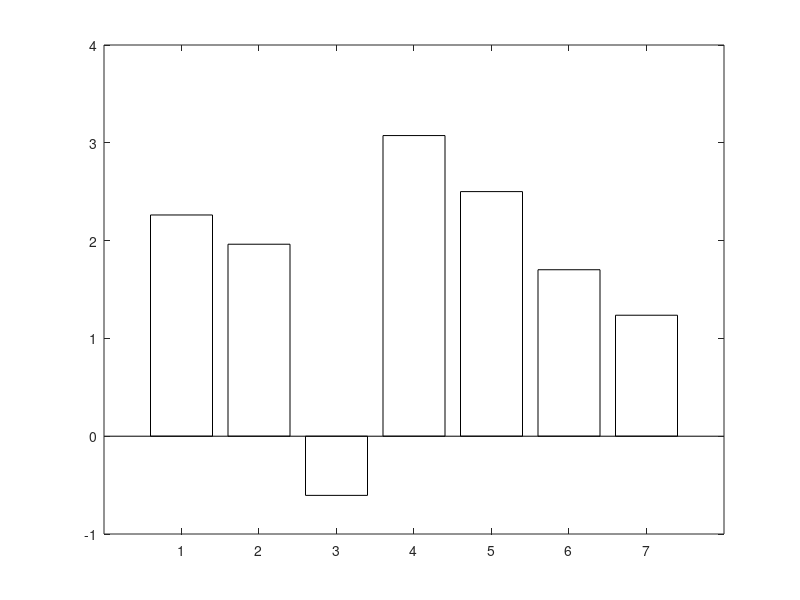

This chart was generated by the following MATLAB code: (Note: this script raises an error after producing the figure.)
%% Plot ROI Analysis Results as Bar Chart
% No Statistics Toolbox required

addpath('/Users/yuhiaoki/spm');

%% ROI data from analysis
roi_names = {'vmPFC', 'OFC medial', 'OFC lateral', 'Striatum L', 'Striatum R', 'Insula', 'Amygdala'};
mean_t = [2.262, 1.963, -0.605, 3.074, 2.501, 1.702, 1.237];

%% Create bar plot
figure('Position', [100, 100, 800, 500], 'Color', 'white');

% Create bars with colors based on value
colors = zeros(length(mean_t), 3);
for i = 1:length(mean_t)
    if mean_t(i) > 2
        colors(i,:) = [0.8, 0.2, 0.2];  % Red for high positive
    elseif mean_t(i) > 1
        colors(i,:) = [1, 0.6, 0.4];    % Orange for moderate positive
    elseif mean_t(i) > 0
        colors(i,:) = [1, 0.8, 0.6];    % Light orange for low positive
    else
        colors(i,:) = [0.4, 0.6, 0.8];  % Blue for negative
    end
end

b = bar(mean_t, 'FaceColor', 'flat');
b.CData = colors;

% Add reference lines
hold on;
yline(0, 'k-', 'LineWidth', 1);
yline(1.699, 'r--', 'LineWidth', 1, 'Label', 'p<0.05 (T=1.70, df=29)');  % T threshold for p<0.05, df=29

% Labels
set(gca, 'XTickLabel', roi_names, 'XTickLabelRotation', 45, 'FontSize', 12);
ylabel('Mean T-value', 'FontSize', 14);
xlabel('ROI', 'FontSize', 14);
title('ROI Analysis: ImagexValue Contrast (N=30)', 'FontSize', 16);

% Add value labels on bars
for i = 1:length(mean_t)
    if mean_t(i) >= 0
        text(i, mean_t(i) + 0.15, sprintf('%.2f', mean_t(i)), ...
            'HorizontalAlignment', 'center', 'FontSize', 10);
    else
        text(i, mean_t(i) - 0.25, sprintf('%.2f', mean_t(i)), ...
            'HorizontalAlignment', 'center', 'FontSize', 10);
    end
end

% Adjust y-axis
ylim([-1.5, 4]);
grid on;
box off;

% Save figure
output_dir = '/Users/yuhiaoki/dev/hit/food-brain/results/roi_analysis';
if ~exist(output_dir, 'dir')
    mkdir(output_dir);
end

% Save as PNG
saveas(gcf, fullfile(output_dir, 'roi_barplot_ImagexValue.png'));
fprintf('Figure saved to: %s\n', fullfile(output_dir, 'roi_barplot_ImagexValue.png'));

% Save as PDF
saveas(gcf, fullfile(output_dir, 'roi_barplot_ImagexValue.pdf'));
fprintf('Figure saved to: %s\n', fullfile(output_dir, 'roi_barplot_ImagexValue.pdf'));

%% Also create a table summary
fprintf('\n=== Summary Table ===\n');
fprintf('ROI\t\t\tMean T\tSignificance\n');
fprintf('-------------------------------------------\n');
t_crit = 1.699;  % T critical for p<0.05, two-tailed, df=29
for i = 1:length(roi_names)
    if abs(mean_t(i)) > t_crit
        sig = '*';
    else
        sig = '';
    end
    fprintf('%-15s\t%.3f\t%s\n', roi_names{i}, mean_t(i), sig);
end
fprintf('\n* p < 0.05 (uncorrected)\n');
fprintf('Note: T critical = %.3f for df=29, two-tailed\n', t_crit);

close(gcf);
